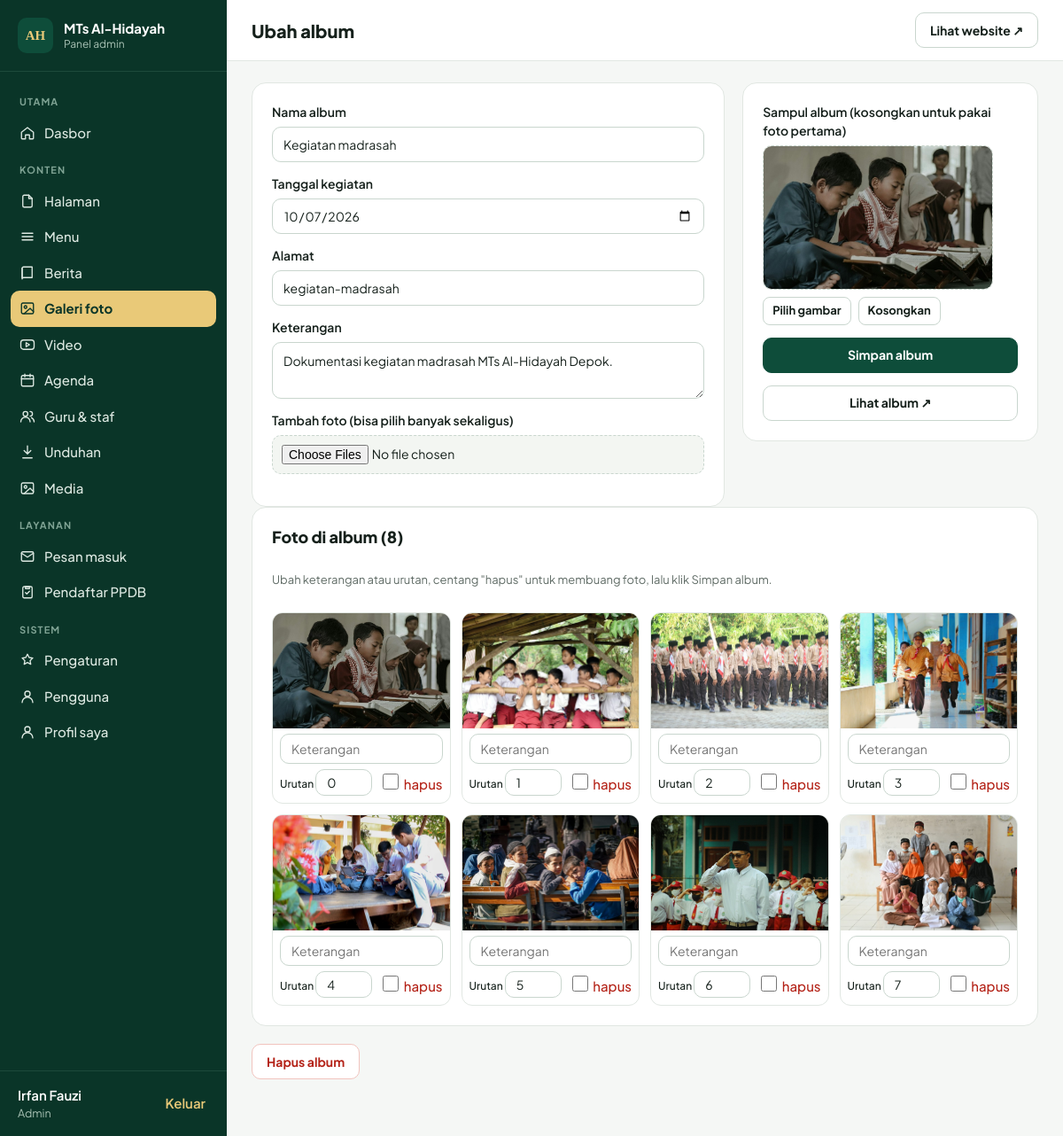
/admin/albums/edit/1 (signed in), run on the app's committed database.
### tables this page shows
CREATE TABLE users (id INTEGER PRIMARY KEY AUTOINCREMENT, name VARCHAR(255) NOT NULL, username VARCHAR(100) NOT NULL UNIQUE, password VARCHAR(255) NOT NULL, role VARCHAR(20) NOT NULL DEFAULT 'editor', created_at VARCHAR(19), last_login VARCHAR(19));

CREATE TABLE albums (id INTEGER PRIMARY KEY AUTOINCREMENT, title VARCHAR(255) NOT NULL, slug VARCHAR(191) NOT NULL UNIQUE, description TEXT, cover VARCHAR(255), event_date VARCHAR(10), created_at VARCHAR(19));

CREATE TABLE photos (id INTEGER PRIMARY KEY AUTOINCREMENT, album_id INT NOT NULL, file VARCHAR(255) NOT NULL, caption VARCHAR(255), sort INT NOT NULL DEFAULT 0);

### app/db.php (called while the page is built, shortened)
<?php
function db(): PDO
{
    static $pdo = null;
    if ($pdo) return $pdo;
    global $CONFIG;
    if (($CONFIG['db_driver'] ?? 'sqlite') === 'mysql') {
        $dsn = sprintf('mysql:host=%s;port=%d;dbname=%s;charset=utf8mb4',
            $CONFIG['mysql_host'], (int)($CONFIG['mysql_port'] ?? 3306), $CONFIG['mysql_database']);
        $pdo = new PDO($dsn, $CONFIG['mysql_user'], $CONFIG['mysql_password']);
    } else {
        $path = $CONFIG['sqlite_path'] ?? ROOT . '/storage/database.sqlite';
        $pdo = new PDO('sqlite:' . $path);
        $pdo->exec('PRAGMA foreign_keys = ON; PRAGMA journal_mode = WAL;');
    }
    $pdo->setAttribute(PDO::ATTR_ERRMODE, PDO::ERRMODE_EXCEPTION);
    $pdo->setAttribute(PDO::ATTR_DEFAULT_FETCH_MODE, PDO::FETCH_ASSOC);
    return $pdo;
}
function q(string $sql, array $params = []): PDOStatement
{
    $st = db()->prepare($sql);
    $st->execute($params);
    return $st;
}
function row(string $sql, array $params = []): ?array
{
    $r = q($sql, $params)->fetch();
    return $r ?: null;
}
function rows(string $sql, array $params = []): array
{
    return q($sql, $params)->fetchAll();
}
function val(string $sql, array $params = [])
{
    $v = q($sql, $params)->fetchColumn();
    return $v === false ? null : $v;
}

### app/auth.php (called while the page is built, shortened)
<?php
function current_user(): ?array
{
    static $u = false;
    if ($u === false) {
        $u = !empty($_SESSION['uid']) ? row('SELECT id, name, username, role FROM users WHERE id = ?', [$_SESSION['uid']]) : null;
    }
    return $u;
}
function is_admin(): bool
{
    return (current_user()['role'] ?? '') === 'admin';
}
function require_login(): void
{
    if (!current_user()) redirect('admin/login');
}

### app/views/admin/album_edit.php (the view, shortened to what this page needs)
<?php $a = $album ?? ['id' => 0, 'title' => '', 'slug' => '', 'description' => '', 'cover' => '', 'event_date' => date('Y-m-d')]; ?>
<form method="post" enctype="multipart/form-data" action="<?= e(url('admin/albums/edit/' . (int)$a['id'])) ?>" data-dirty-guard>
  <div class="two-col wide-left">
    <div class="panel form">
      <label>Nama album<input name="title" value="<?= e($a['title']) ?>" required data-slug-source></label>
      <div class="grid2">
        <label>Tanggal kegiatan<input type="date" name="event_date" value="<?= e((string)$a['event_date']) ?>"></label>
        <label>Alamat<input name="slug" value="<?= e($a['slug']) ?>" placeholder="otomatis" data-slug-target></label>
      </div>
      <label>Keterangan<textarea name="description" rows="2"><?= e((string)$a['description']) ?></textarea></label>
      <label class="drop">Tambah foto (bisa pilih banyak sekaligus)<input type="file" name="photos[]" accept="image/*" multiple data-preview></label>
    </div>
    <div class="panel form">
      <div class="field"><span class="label">Sampul album (kosongkan untuk pakai foto pertama)</span><div class="img-field" data-img-field><input type="hidden" name="cover" value="<?= e((string)$a['cover']) ?>"></div></div>
      <button class="btn block" type="submit">Simpan album</button>
      <?php if ($a['id']): ?><a class="btn ghost block" href="<?= e(url('galeri/' . $a['slug'])) ?>" target="_blank" rel="noopener">Lihat album ↗</a><?php endif ?>
    </div>
  </div>
  <?php if ($photos): ?>
  <div class="panel">
    <h2>Foto di album (<?= count($photos) ?>)</h2>
    <p class="muted small">Ubah keterangan atau urutan, centang "hapus" untuk membuang foto, lalu klik Simpan album.</p>
    <div class="photo-grid">
      <?php foreach ($photos as $ph): ?>
      <div class="photo-item">
        <img src="<?= e(media($ph['file'])) ?>" alt="">
        <input name="caption[<?= (int)$ph['id'] ?>]" value="<?= e((string)$ph['caption']) ?>" placeholder="Keterangan" aria-label="Keterangan foto">
        <div class="photo-meta"><label class="inline">Urutan <input type="number" name="psort[<?= (int)$ph['id'] ?>]" value="<?= (int)$ph['sort'] ?>"></label><label class="check danger-text"><input type="checkbox" name="remove[]" value="<?= (int)$ph['id'] ?>"> hapus</label></div>
      </div>
      <?php endforeach ?>
    </div>
  </div>
  <?php endif ?>
</form>
<?php if ($a['id']): ?>
<form method="post" action="<?= e(url('admin/albums/delete/' . $a['id'])) ?>" data-confirm="Hapus album ini beserta semua fotonya?"><?= csrf_field() ?><button class="btn danger">Hapus album</button></form>
<?php endif ?>

### app/views/admin/layout.php (shortened to what this page needs)
<?php
$u = current_user();
$unread = (int)val('SELECT COUNT(*) FROM messages WHERE is_read = 0');
$newPpdb = (int)val("SELECT COUNT(*) FROM ppdb WHERE status = 'baru'");
$nav = [
    'Utama' => [['dashboard', 'Dasbor', 'admin', 'home']],
    'Konten' => [
        ['pages', 'Halaman', 'admin/pages', 'file'], ['menus', 'Menu', 'admin/menus', 'menu'], ['posts', 'Berita', 'admin/posts', 'book'],
        ['albums', 'Galeri foto', 'admin/albums', 'image'], ['videos', 'Video', 'admin/videos', 'youtube'], ['agenda', 'Agenda', 'admin/agenda', 'calendar'],
        ['staff', 'Guru & staf', 'admin/staff', 'users'], ['downloads', 'Unduhan', 'admin/downloads', 'download'], ['media', 'Media', 'admin/media', 'image'],
    ],
    'Layanan' => [['messages', 'Pesan masuk', 'admin/messages', 'mail', $unread], ['ppdb', 'Pendaftar PPDB', 'admin/ppdb', 'clipboard', $newPpdb]],
    'Sistem' => array_merge(is_admin() ? [['settings', 'Pengaturan', 'admin/settings', 'star'], ['users', 'Pengguna', 'admin/users', 'user']] : [], [['profile', 'Profil saya', 'admin/profile', 'user']]),
];
?><!doctype html>
<html lang="id">
<head>
<title><?= e($title) ?> · Admin <?= e(setting('site_name', 'MTs Al-Hidayah')) ?></title>
<link rel="stylesheet" href="<?= e(url('assets/css/admin.css')) ?>?v=1">
</head>
<body class="admin">
<aside class="side" id="side">
  <a class="side-brand" href="<?= e(url('admin')) ?>"><span class="logo-mark">AH</span><span><strong><?= e(setting('site_name', 'MTs Al-Hidayah')) ?></strong><small>Panel admin</small></span></a>
  <nav aria-label="Menu admin">
    <?php foreach ($nav as $group => $items): ?>
      <span class="side-group"><?= e($group) ?></span>
      <?php foreach ($items as $it): ?>
        <a href="<?= e(url($it[2])) ?>" class="<?= $active === $it[0] ? 'on' : '' ?>"<?= $active === $it[0] ? ' aria-current="page"' : '' ?>><?= icon($it[3]) ?><span><?= e($it[1]) ?></span></a>
      <?php endforeach ?>
    <?php endforeach ?>
  </nav>
  <div class="side-foot">
    <span><?= e($u['name']) ?><small><?= $u['role'] === 'admin' ? 'Admin' : 'Editor' ?></small></span>
    <form method="post" action="<?= e(url('admin/logout')) ?>"><?= csrf_field() ?><button class="link-btn" type="submit">Keluar</button></form>
  </div>
</aside>
<div class="main">
  <header class="topbar">
    <h1><?= e($title) ?></h1>
    <div class="top-actions"><?= $actions ?><a class="btn ghost" href="<?= e(url('')) ?>" target="_blank" rel="noopener">Lihat website ↗</a></div>
  </header>
  <div class="content<?= $wide ? ' wide' : '' ?>">
    <?= $content ?>
  </div>
</div>
</body>
</html>

### data on the page
users: name "Irfan Fauzi"
albums: title "Kegiatan madrasah", event_date "10/07/2026", slug "kegiatan-madrasah", description "Dokumentasi kegiatan madrasah MTs Al-Hidayah Depok."
photos: file (picture), sort "0"
photos: file (picture), sort "1"
photos: file (picture), sort "2"
photos: file (picture), sort "3"
photos: file (picture), sort "4"
photos: file (picture), sort "5"
photos: file (picture), sort "6"
photos: file (picture), sort "7"

### other printed values
setting('site_name', 'MTs Al-Hidayah') "MTs Al-Hidayah"
$group "UTAMA"
$it[1] "Dasbor"
$group "KONTEN"
$it[1] "Halaman"
$it[1] "Menu"
$it[1] "Berita"
$it[1] "Galeri foto"
$it[1] "Video"
$it[1] "Agenda"
$it[1] "Guru & staf"
$it[1] "Unduhan"
$it[1] "Media"
$group "LAYANAN"
$it[1] "Pesan masuk"
